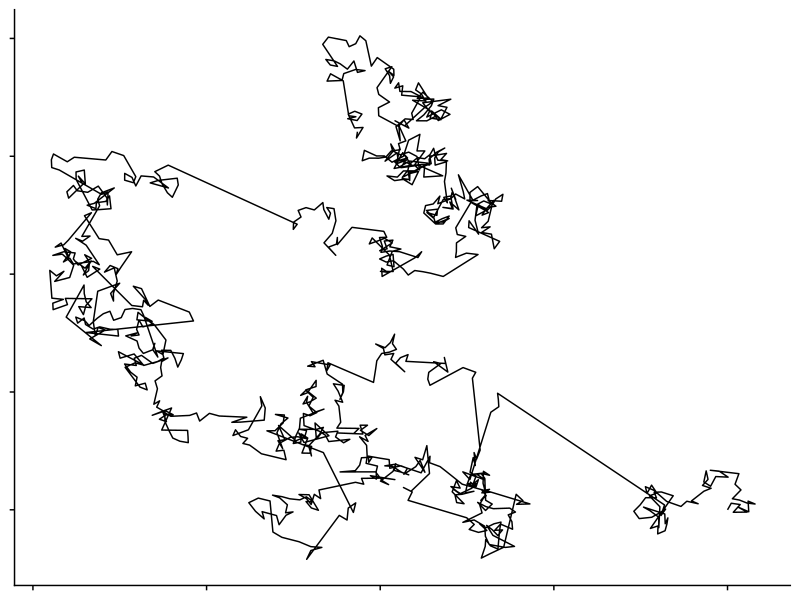
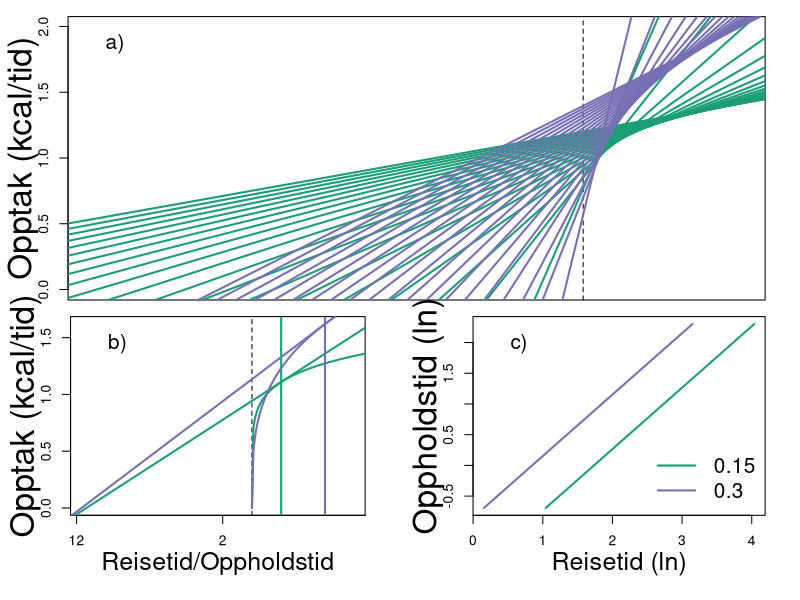
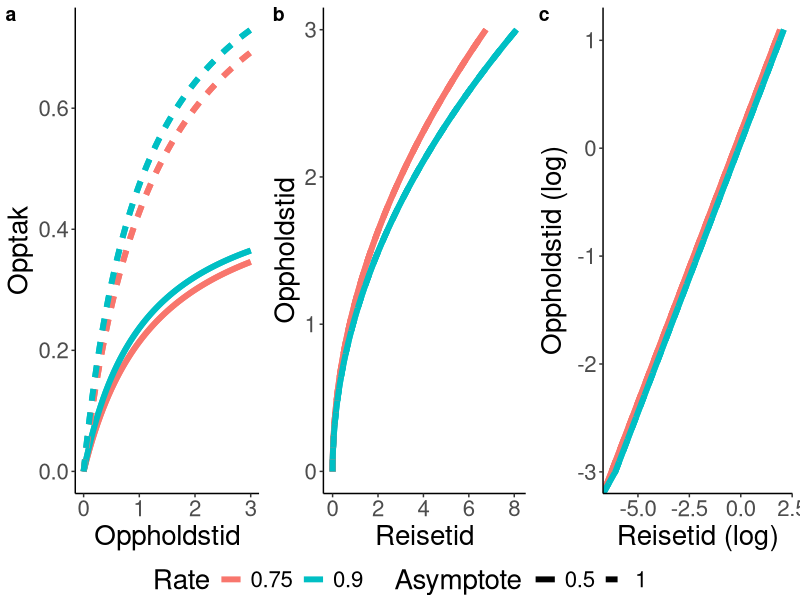
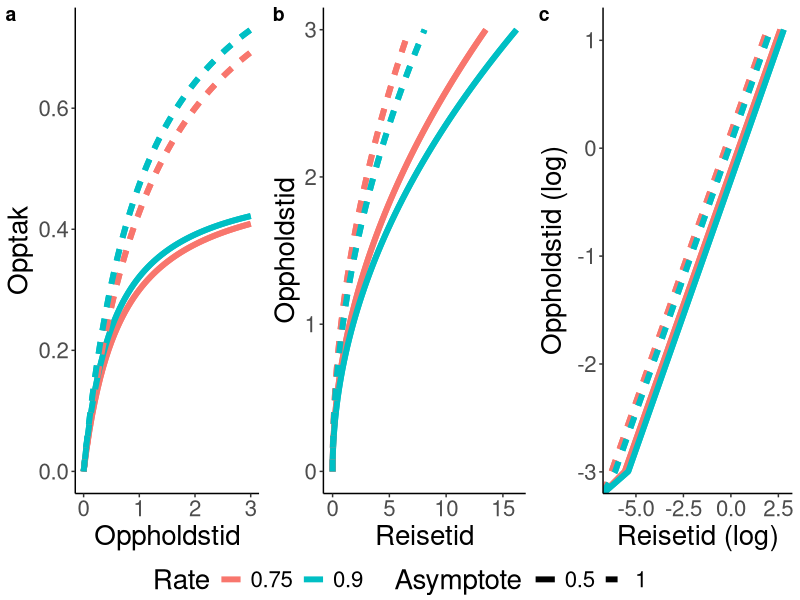

Write R code to recreate these figures, in order.
## ---- chunk 1

library(stringr)
library(data.table)
library(ggplot2)
library(cowplot)

alpha=2
n=1000
x=rep(0,n)
y=rep(0,n)

for (i in 2:n){
   theta=runif(1)*2*pi
   f=runif(1)^(-1/alpha)
   x[i]=x[i-1]+f*cos(theta)
   y[i]=y[i-1]+f*sin(theta)
}

qplot(data = data.frame(x = x, y = y) ,y = y, x = x, geom = "path")+
  theme_cowplot()+
  theme(axis.text=element_blank(),axis.title=element_blank(),legend.position = "none")
## ---- chunk 2
knitr::opts_chunk$set(fig.width=12, fig.height=8) 
MVT = function(BetaTimeSpent=c(.15,.30),x.values = Times){
  library(stringr)
  library(data.table)
  library(ggplot2)
  x = x.values
  lists =  lapply(BetaTimeSpent, function(i){
    fx = deriv(expr = y~x^i,"x")
    bs = eval(fx)
    y = bs[seq_along(x)]
    tangents = attr(bs,"grad")
    ints = y -tangents*x
    return(data.table(x, y, Slope = tangents, Intercept = ints))})
  datas =    rbindlist(lists)
  names(datas)[3]="Tangent"
  names(datas)[4]="xIntercept"
  betas = rep(BetaTimeSpent, each=length(x))
  datas[,TimeBetas:=betas]
  
  datas[,TravelTime := abs((0-xIntercept)/Tangent)]
  datas = datas[is.finite(Tangent) & is.finite(TravelTime) ]
  
  library(RColorBrewer)
  set =  row.names(subset(brewer.pal.info,colorblind==TRUE & category=="qual" & maxcolors>length(BetaTimeSpent)))[1]
  cols =  brewer.pal(length(BetaTimeSpent), set)
  cols = if(length(BetaTimeSpent)<3){cols[c(1,length(cols))]}else{cols}
  datas[,colr:=cols[as.numeric(as.factor(TimeBetas))]]
  # So, what are we doing here?
  d = table(cut(datas$TravelTime,seq(min(datas$TravelTime),max(datas$TravelTime),.5)),
            datas$TimeBetas)
  # For which intervals do we have estimates for all betas?
  d =(apply(d, c(1,2),sign))
  names(which(rowSums(d)>=length(BetaTimeSpent))[1])
  c = as.numeric(unlist(str_split(gsub("\\(|\\]","",
                                       names(which(rowSums(d)>=length(BetaTimeSpent))[1])),",")))
  c = datas[TravelTime>=c[1] & TravelTime<=c[2]]
  
  # Relationship btw cummulative gain, travel time and time spent in patch
  #par(mfrow=c(1,2))
  layout(matrix(c(1,1,2,3), 2, 2, byrow = TRUE))
  # gain function
  par(mar=c(0, 4.1, 1, 2.1))
  with(datas,
       plot(c(1:5),c(1:5),xaxt="n",
            xlim = c(-(c$TravelTime[1] +20),max(x)),
            #xlim=c(-max(TravelTime),max(x)),
            ylim=c(0,max(y)),type="n",
            ylab = "", xlab ="TravelTime/TimeSpentInPatch"))
  mtext(cex=2, side = 2, text = "Opptak (kcal/tid)", line =2)
  legend("topleft", "a)", cex = 1.5, bty="n")

  text(-42, 2.47, expression(paste("Gain = ", Time^beta, sep = '')), pos = 2,cex=2)
  
  abline(v = 0, lty="dashed")
  
  for(i in 1:nrow(datas)){
    try(
      with(datas,abline(b = Tangent[i], a =xIntercept[i],
                        col= colr[i],lwd =2))
      ,silent=F)
  }

  # Illustrating how residence time with increasing quality for a given travel time
  par(mar=c(5.1, 4.25, 1, 2.1))
  with(c,
       plot(c(1:5),c(1:5), xlim=c(-max(TravelTime),max(x)+2),ylim=c(0,max(y)),type="n",
            ylab = "",
            xlab ="",
            xaxt="n"))
  legend("topleft", "b)", cex = 1.5, bty="n")
  mtext(cex=2, side = 2, text = "Opptak (kcal/tid)", line =2)
  mtext(cex=1.5, side = 1, text = "Reisetid/Oppholdstid", line =2.5)
  axis(side = 1, at = round(seq(-max(c$TravelTime),(max(x)+2), by = 10)), labels = abs(round(seq(-max(c$TravelTime),(max(x)+2), by = 10))))
  
  abline(v = 0, lty="dashed")
  for(i in seq_along(BetaTimeSpent)){
    print(i)
    curve(x^BetaTimeSpent[i], from = 0, to = max(x),add = T, col = cols[i],lwd =2)
    with(c[TimeBetas==BetaTimeSpent[i]],
         abline(a = xIntercept, b = Tangent, col = colr,lwd =2))
    with(c[TimeBetas==BetaTimeSpent[i]],
         abline(v = x, col = colr,lwd =2))
  }
  
  #abline(a = 0, b = mean(datas$Tangent),lty="dashed")
  # Relationship between travel time and patch time
  par(mar=c(5.1, 4.4, 1, 2.1))
  with(datas,plot(log(x)~log(TravelTime), type="n",
                  ylab = "", xlab="",
                  ylim=c(min(log(x)), max(log(x))), xlim=range(na.omit(log(TravelTime)))))
  for(i in seq_along(BetaTimeSpent)){
    with(datas[TimeBetas==BetaTimeSpent[i]],
         lines(y = log(x), x = log(TravelTime), col = colr,lwd =2))     }
  mtext(cex=2, side = 2, text = "Oppholdstid (ln)", line =2)
  mtext(cex=1.5, side = 1, text = "Reisetid (ln)", line =2.5)
  legend("topleft", "c)", cex = 1.5, bty="n")
  legend("bottomright", legend = BetaTimeSpent, lty = c(1,1), col = cols,cex = 1.5, lwd = 2, bty="n")

  par(mfrow=c(1,1))
  return(datas)
}
Times = seq(.5,10,.5)
a = MVT(BetaTimeSpent = c(.15,.3), x.values = Times)

## ---- chunk 3

MVT_1 = function(Method = "Standard", Asymptote = c(.5,1), Rate = c(0.5,1), HalfTime = 4, Intercept = 0, HandlingTime = seq(0,10,.25)){
  # Asymptote = c(.5,1); Rate = c(0.5,1.2); Intercept = 0; HandlingTime = seq(0,10,.25);HalfTime = 4;Method = "Standard"
  library(gridExtra);library(data.table)
  
  df = CJ(Asymptote = Asymptote,
          Rate = Rate,
          Intercept = Intercept, HandlingTime = HandlingTime)
  
  # To find the tangents
  # Computes the derivatives
  x = df$HandlingTime
  df$x = x
  if(Method == "Standard"){
    GainFunction = deriv(~Asymptote +(Intercept - Asymptote)*exp(-exp(Rate)*x),"x")
  }
  if(Method == "CharnovParker1995"){
    #Asymptote: Gm = .5 # Proportionate to patch size
    #
    #Rate: 
    #     g = .55 # Constant reflecting initial capture rate of prey
    #     c = g/Gm # rate of prey capture
    # Handling Time = t
    # GeneralGainForm = function(Gmax, c, t){  Gmax*(1-exp(-c*t))}
    
    GainFunction = deriv(~Asymptote*(1-exp(-Rate*x)),"x")
  }
  if(Method=="Aastrom_1"){
    # Asymptote = si = Patch size
    # Rate = k1
    # Handling time = Thi
    # Gain = si*(1-(1/(1+(k1*Thi)))) # Eq. 1 in the paper)
    
    GainFunction = deriv(~Asymptote*(1-(1/(1+Rate*x))),"x") # Original
    GainFunction = deriv(~Asymptote -(Asymptote/(1+Rate*x)),"x") # Omskrevet
    
  }
  if(Method=="Aastrom_2"){
    # Asymptote = si = Patch size
    # Rate = k1
    # Handling time = Thi
    # Gain = si*(1-(1/(1+((k1*Thi)/si)))) # Eq. 2 in the paper)
    
    GainFunction = deriv(~Asymptote*(1-(1/(1+(Rate*x/Asymptote)))),"x") # original fra paper
    GainFunction = deriv(~Asymptote - (Asymptote^2)/(Asymptote+Rate*x),"x") # omskrevet
    
  }
  if(Method=="LogLog"){
    if(any(Rate)>1){
      print("Stop. Can not handle exponentially increasing gain curves, as this would imply infinite residence time.")
    }
    GainFunction = deriv(expr = ~exp(Intercept)*x^Rate*Asymptote,"x")
  }
  if(Method=="Sigmoid"){
    # Gompertz
    # Asymptote = 1 # asympmtote, opprinnelig a
    # b: half-way, x displacement
    # Rate: c
    #HalfWay = mean(HandlingTime)
    # print("Set halftime of the function to be equal to mean of handling times under consideration")
    # Logistic function
    # Asymptote/(1 + exp(-Rate*(x-HalfTime)))
    
    GainFunction = deriv(~Asymptote/(1 + exp(-Rate*(x-HalfTime))),"x")
    
  }
  
  # The y - values along the x-values
  bsG = eval(GainFunction, envir = df)
  df$Gain = bsG[seq_along(x)]
  
  # The derivatives
  df$TangentG = c(attr(bsG,"grad"))
  # And where the tangent line crosses the x-axis
  df$xInterceptG = with(df, Gain -TangentG*HandlingTime)
  # Gives us then enough information to find the optimal travel time
  df$TravelTimeG = with(df, abs((0-xInterceptG)/TangentG))
  # Second derivative
  df[,SecDer:= c(NA,diff(TangentG)), c("Rate", "Asymptote")]
  
  
  
  
  ### PLOTS
  df = data.table(df)
  df[,Rate := as.factor(Rate)]
  df[,Asymptote := as.factor(Asymptote)]
  df[,Intercept := as.factor(Intercept)]
  
  lsize =  2
  library(ggpubr)
  library(cowplot)
  
  p1 = ggplot(data = df, aes(x = HandlingTime , y = Gain, 
                             col = Rate, 
                             linetype = Asymptote, 
                             group = interaction(Rate, Asymptote, Intercept))) +
    xlab("Oppholdstid") + ylab("Opptak") +
    geom_line(size = lsize)+theme_classic() + theme(text = element_text(size = 20)) 
  # 
  # p2 = ggplot(data = df, aes(x = HandlingTime , y = TangentG, col = interaction(Rate, Intercept), linetype = Asymptote, group = interaction(Rate, Asymptote, Intercept)))+
  #   xlab("Oppholdstid") + ylab("Funksjonell respons") +
  #   geom_line(size = lsize)+theme_classic() + theme(text = element_text(size = 20)) 
  
  
  p3 = ggplot(data = df, aes(x = TravelTimeG , y = HandlingTime, 
                             col = Rate,
                             linetype = Asymptote, 
                             group = interaction(Rate, Asymptote, Intercept))) + ylab("Oppholdstid") + xlab("Reisetid")+
    geom_line(size = lsize)+theme_classic() + theme(text = element_text(size = 20)) 
  
  p4 = ggplot(data = df, aes(x = log(TravelTimeG) , y = log(HandlingTime), 
                             col = Rate, 
                             linetype = Asymptote, 
                             group = interaction(Rate, Asymptote, Intercept)))  +
    ylab("Oppholdstid (log)") + xlab("Reisetid (log)")+
    geom_line(size = lsize)+theme_classic() + theme(text = element_text(size = 20)) 
  
  print(ggarrange(p1, p3, p4, ncol=3, nrow=1, common.legend = TRUE, legend="bottom", labels = "auto"))
  return(as.data.table(df))

}
## ---- chunk 4
a = MVT_1(HandlingTime = seq(0,3,.05), Rate = c(0.75,.9), Intercept = c(0,1), HalfTime = 1.5, Method = "Aastrom_1")
## ---- chunk 5
a = MVT_1(HandlingTime = seq(0,3,.05), Rate = c(0.75,.9), Intercept = c(0,1), HalfTime = 1.5, Method = "Aastrom_2")

